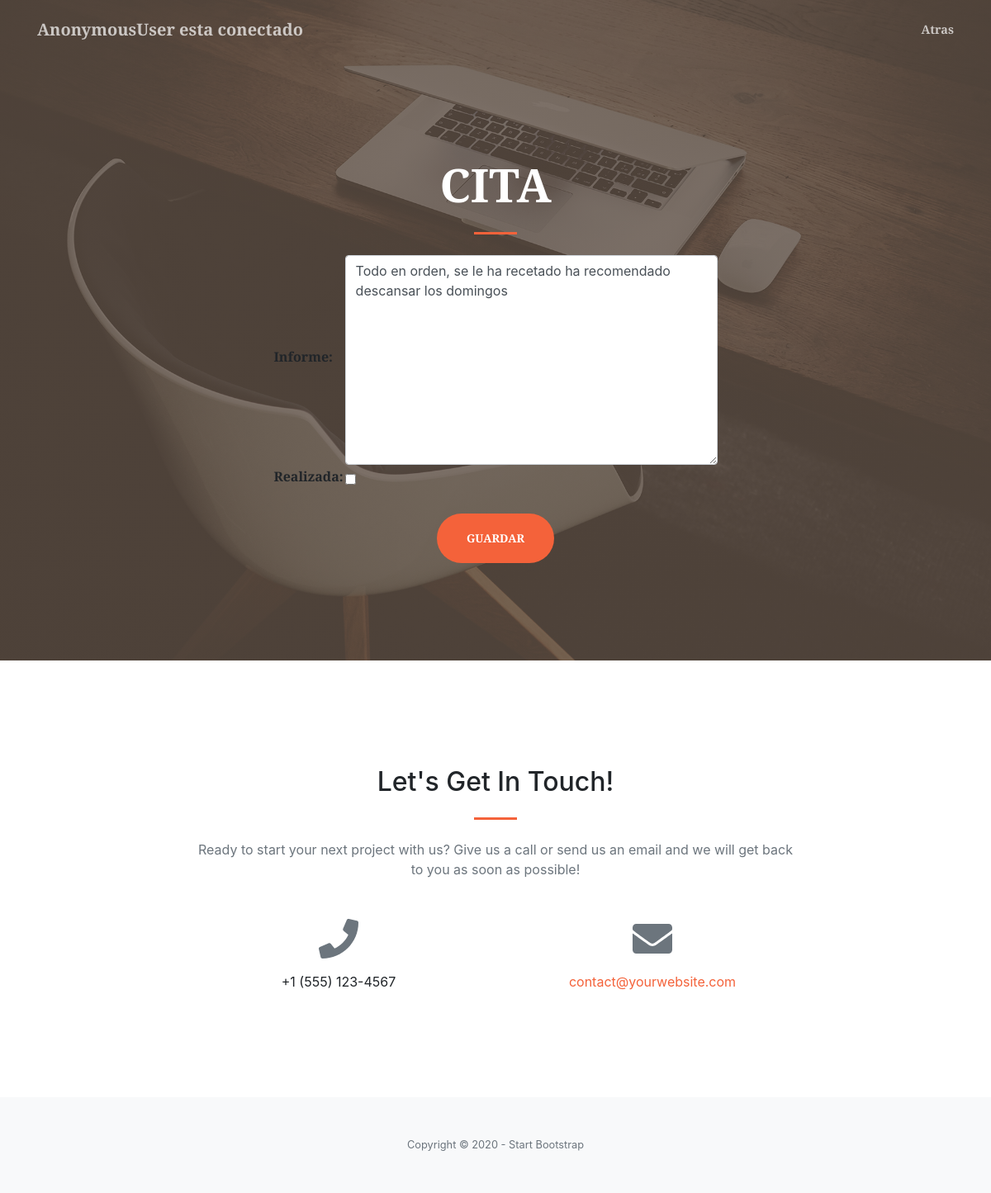
Page /citaInforme/11 on the earlier database version.
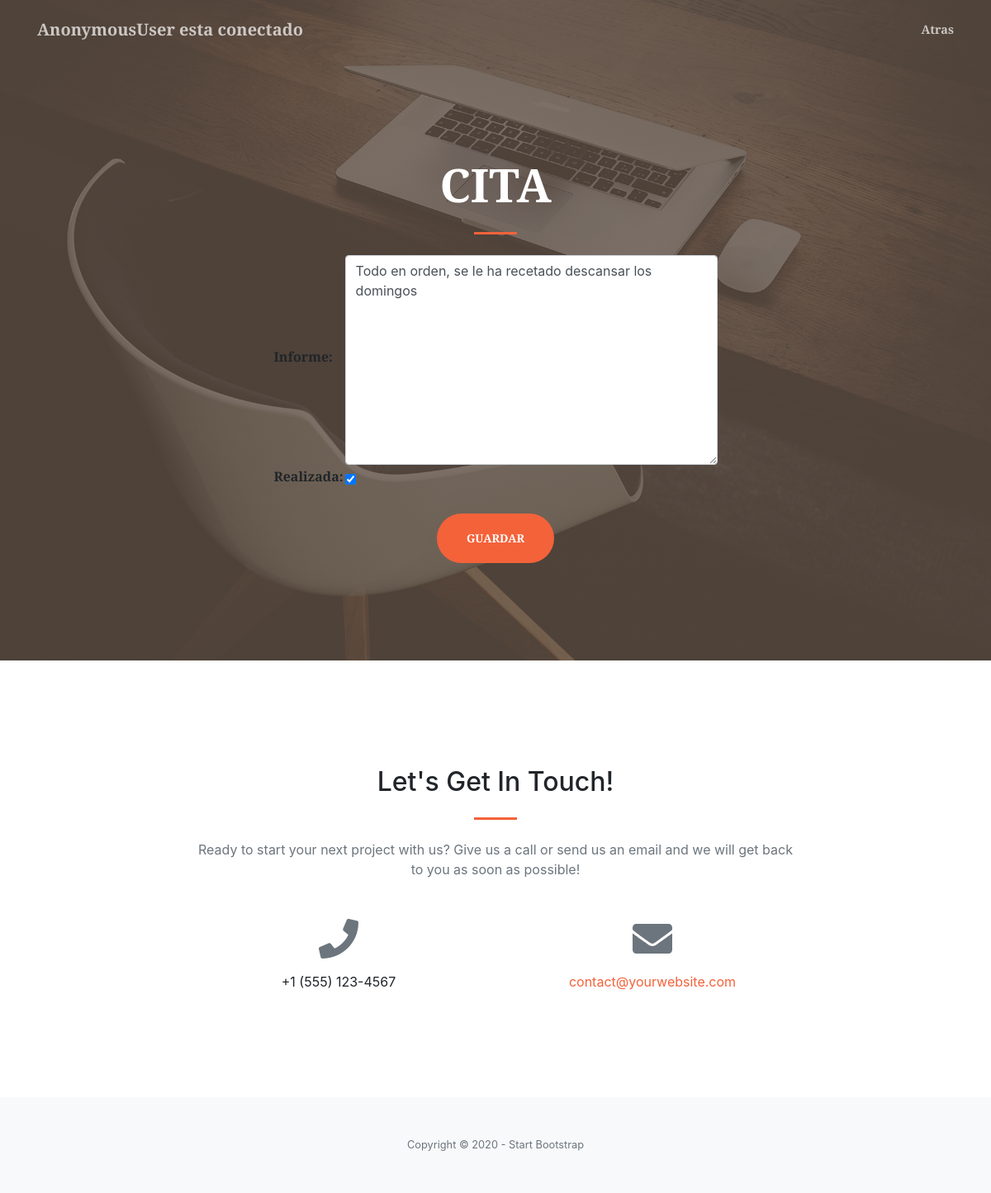
Same page on the later database version.
### nucleo/models.py (models this page shows)
class Cita(models.Model):
    fecha=models.DateField()
    idCliente=models.ForeignKey(Cliente,on_delete=models.CASCADE)
    idEspecialista=models.ForeignKey(Especialista,on_delete=models.CASCADE)
    informe=models.TextField(blank=True)
    realizada=models.BooleanField()

### nucleo/views.py (the view)
# urls.py: path('citaInforme/<int:pk>', views.CitaInforme.as_view(),name="citaInforme"),
class CitaInforme(UpdateView):
    model=Cita
    form_class=InformeForm
    template_name="nucleo/cita_form.html"
    success_url="/listCita"

### nucleo/forms.py
class InformeForm(forms.ModelForm):
    class Meta:
        model=Cita
        fields=['informe','realizada']
        widgets={
            'informe':forms.Textarea(attrs={'class':'form-control'}),
        }

### nucleo/templates/nucleo/cita_form.html (shortened to what this page needs)
<!DOCTYPE html>
<html lang="en">
    <head>
        <link href="https://cdnjs.cloudflare.com/ajax/libs/magnific-popup.js/1.1.0/magnific-popup.min.css" rel="stylesheet" />
        {% load static %}
        <link href="{% static 'proyectoFinalPSP/../css/styles.css' %}" rel="stylesheet" />
    </head>
    <body id="page-top">
        <nav class="navbar navbar-expand-lg navbar-light fixed-top py-3" id="mainNav">
            <div class="container">
                <a class="navbar-brand js-scroll-trigger">{{ user }} esta conectado</a>
                <div class="collapse navbar-collapse" id="navbarResponsive">
                    <ul class="navbar-nav ml-auto my-2 my-lg-0">
                        <li class="nav-item"><a class="nav-link js-scroll-trigger" href="/listCita">Atras</a></li>
                    </ul>
                </div>
            </div>
        </nav>
        <header class="masthead">
            <div class="container h-100">
                <div class="row h-100 align-items-center justify-content-center text-center">
                    <div class="col-lg-10 align-self-end">
                        <h1 class="text-uppercase text-white font-weight-bold">Cita</h1>
                        <hr class="divider my-4" />
                        </div>
                        <div class="col-lg-8 align-self-baseline">
                        <div align="center">
                        <form action="" method="POST">
                            <table>
                            {{form.as_table}}
                            </table>
                            <button type="submit" class="btn btn-primary btn-xl js-scroll-trigger">Guardar</button>
                        </form>
                        </div>
                      </div>
                    </div>
                </div>
        </header>
        <section class="page-section" id="contact">
            <div class="container">
                <div class="row justify-content-center">
                    <div class="col-lg-8 text-center">
                        <h2 class="mt-0">Let's Get In Touch!</h2>
                        <hr class="divider my-4" />
                        <p class="text-muted mb-5">Ready to start your next project with us? Give us a call or send us an email and we will get back to you as soon as possible!</p>
                    </div>
                </div>
                <div class="row">
                    <div class="col-lg-4 ml-auto text-center mb-5 mb-lg-0">
                        <i class="fas fa-phone fa-3x mb-3 text-muted"></i>
                        <div>+1 (555) 123-4567</div>
                    </div>
                    <div class="col-lg-4 mr-auto text-center">
                        <i class="fas fa-envelope fa-3x mb-3 text-muted"></i>
                        <a class="d-block" href="mailto:contact@yourwebsite.com">contact@yourwebsite.com</a>
                    </div>
                </div>
            </div>
        </section>
        <footer class="bg-light py-5">
            <div class="container"><div class="small text-center text-muted">Copyright © 2020 - Start Bootstrap</div></div>
        </footer>
    </body>
</html>

Differences in the rows shown:
changed Cita: informe "Todo en orden, se le ha recetado ha recomendado descansar los domingos" → "Todo en orden, se le ha recetado descansar los domingos"; realizada "☐" → "☑"
